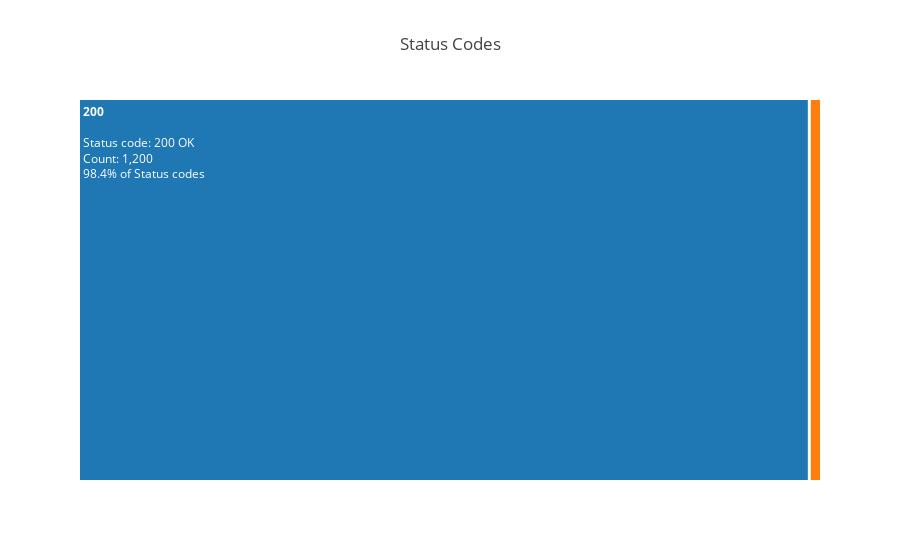

The cell this chart's notebook holds for it:
### Markdown cell above
#### Visualize status codes

### Code cell
adviz.status_codes(headers_df['status'])

### Figure 1 — Plotly figure (JSON) as saved in the notebook; plotly's stock layout.template omitted (floating-point values rounded to 4 significant figures)
{"data": [{"branchvalues": "total", "customdata": [["OK"], ["Not Found"], ["OK"], ["Not Found"], ["(?)"]], "domain": {"x": [0, 1], "y": [0, 1]}, "hovertemplate": "<b>%{label} </b><br><br>Status code: %{label} %{customdata[0]}<br>Count: %{value:,}<br>%{percentParent:.1%} of %{parent}<br>", "hovertext": [200, 400, 200, 400, "(?)"], "ids": ["Status codes/200/200", "Status codes/400/404", "Status codes/200", "Status codes/400", "Status codes"], "labels": ["200", "404", "200", "400", "Status codes"], "level": "Status codes", "marker": {"line": {"width": 0.01}, "pad": {"b": 0, "l": 0, "r": 0, "t": 0}}, "maxdepth": 2, "name": "", "parents": ["Status codes/200", "Status codes/400", "Status codes", "Status codes", ""], "texttemplate": "<b>%{label} </b><br><br>Status code: %{label} %{customdata[0]}<br>Count: %{value:,}<br>%{percentParent:.1%} of %{parent}<br>", "type": "treemap", "values": [1200, 20, 1200, 20, 1220]}], "layout": {"autosize": true, "legend": {"tracegroupgap": 0}, "title": {"text": "Status Codes"}}}
